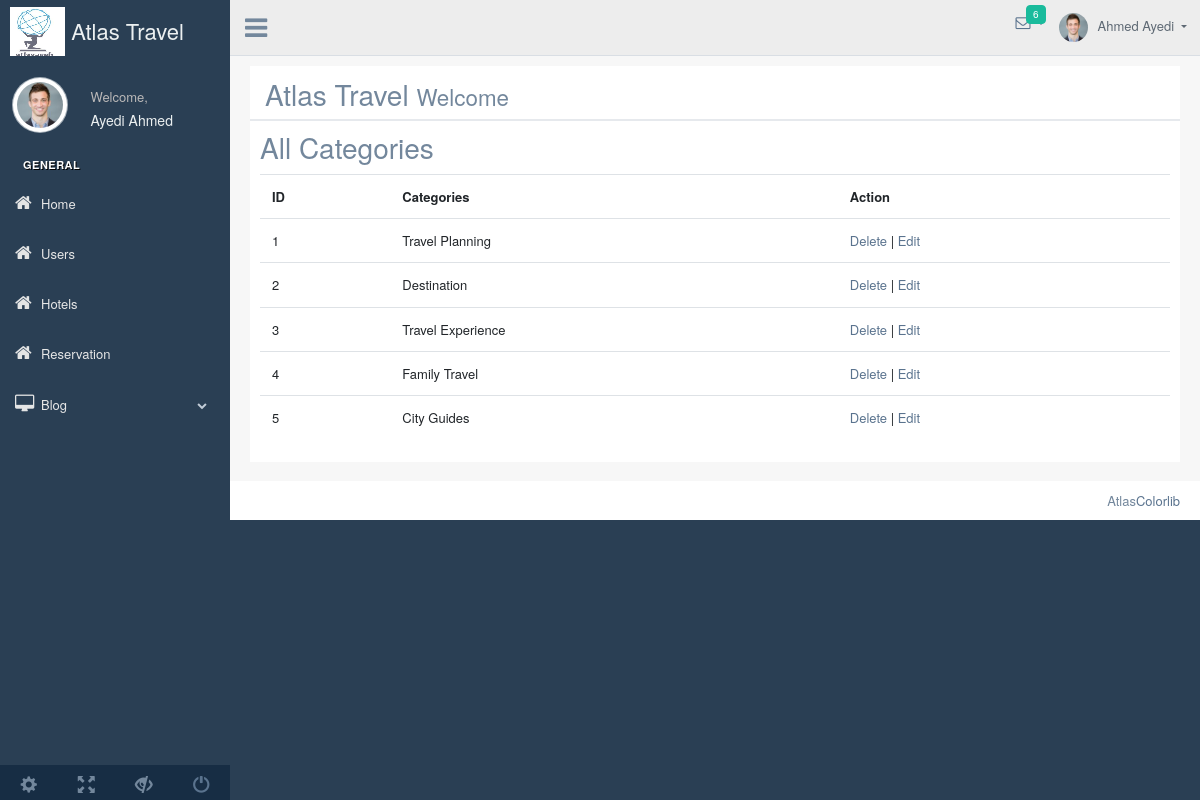
/back/production/categories.php, run on the app's committed database.
### tables this page shows
CREATE TABLE `categories` (
  `cat_id` int(11) NOT NULL,
  `title` varchar(100) DEFAULT NULL,
  `deletedAt` timestamp NULL DEFAULT NULL,
  `last_modified` varchar(50) NOT NULL,
  `deletedBy` varchar(50) NOT NULL
);

### back/production/categories.php (the view, shortened to what this page needs)
<!DOCTYPE html>
<html lang="en">
  <head>
    <link href="../vendors/bootstrap/dist/css/bootstrap.min.css" rel="stylesheet">
    <link href="../vendors/font-awesome/css/font-awesome.min.css" rel="stylesheet">
    <link href="../vendors/nprogress/nprogress.css" rel="stylesheet">
    <link href="../vendors/iCheck/skins/flat/green.css" rel="stylesheet">
    <link href="../vendors/bootstrap-progressbar/css/bootstrap-progressbar-3.3.4.min.css" rel="stylesheet">
    <link href="../vendors/jqvmap/dist/jqvmap.min.css" rel="stylesheet"/>
    <link href="../vendors/bootstrap-daterangepicker/daterangepicker.css" rel="stylesheet">
    <link href="../build/css/custom.min.css" rel="stylesheet">
  </head>
  <body class="nav-md">
    <div class="container body">
      <div class="main_container">
        <div class="col-md-3 left_col">
          <div class="left_col scroll-view">
            <div class="navbar nav_title" style="border: 0;">
              <a href="index.php" class="site_title"><img src="images/ahmed.ico"> <span>Atlas Travel </span></a>
            </div>
            <div class="profile clearfix">
              <div class="profile_pic">
                <img src="images/img.jpg" alt="..." class="img-circle profile_img">
              </div>
              <div class="profile_info">
                <span>Welcome,</span>
                <h2>Ayedi Ahmed</h2>
              </div>
            </div>
            <br />
            <div id="sidebar-menu" class="main_menu_side hidden-print main_menu">
              <div class="menu_section">
                <h3>General</h3>
                <ul class="nav side-menu">
                  <li><a href="index.php"><i class="fa fa-home"></i>Home</a>
                  </li>
                  <li><a href="#"><i class="fa fa-home"></i>Users</a>
                  </li>
                  <li><a href="#"><i class="fa fa-home"></i>Hotels</a>
                  </li>
                  <li><a href="#"><i class="fa fa-home"></i>Reservation</a>
                  </li>
                  <li><a><i class="fa fa-desktop"></i>Blog <span class="fa fa-chevron-down"></span></a>
                  </li>
                </ul>
              </div>
                 </div>
            <div class="sidebar-footer hidden-small">
              <a data-toggle="tooltip" data-placement="top" title="Settings">
                <span class="glyphicon glyphicon-cog" aria-hidden="true"></span>
              </a>
              <a data-toggle="tooltip" data-placement="top" title="FullScreen">
                <span class="glyphicon glyphicon-fullscreen" aria-hidden="true"></span>
              </a>
              <a data-toggle="tooltip" data-placement="top" title="Lock">
                <span class="glyphicon glyphicon-eye-close" aria-hidden="true"></span>
              </a>
              <a data-toggle="tooltip" data-placement="top" title="Logout" href="login.html">
                <span class="glyphicon glyphicon-off" aria-hidden="true"></span>
              </a>
            </div>
          </div>
        </div>
        <div class="top_nav">
          <div class="nav_menu">
              <div class="nav toggle">
                <a id="menu_toggle"><i class="fa fa-bars"></i></a>
              </div>
              <nav class="nav navbar-nav">
              <ul class=" navbar-right">
                <li class="nav-item dropdown open" style="padding-left: 15px;">
                  <a href="javascript:;" class="user-profile dropdown-toggle" aria-haspopup="true" id="navbarDropdown" data-toggle="dropdown" aria-expanded="false">
                    <img src="images/img.jpg" alt="">Ahmed Ayedi
                  </a>
                </li>
                <li role="presentation" class="nav-item dropdown open">
                  <a href="javascript:;" class="dropdown-toggle info-number" id="navbarDropdown1" data-toggle="dropdown" aria-expanded="false">
                    <i class="fa fa-envelope-o"></i>
                    <span class="badge bg-green">6</span>
                  </a>
                </li>
              </ul>
            </nav>
          </div>
        </div>
        <div class="right_col" role="main">
          <div class="row">
            <div class="col-md-12 col-sm-12 ">
              <div class="dashboard_graph">
                <div class="row x_title">
                  <div class="col-md-6">
                    <h3>Atlas Travel <small>Welcome </small></h3>
                  </div>
                </div>
               <div class="box-header">
              <h3 class="box-title">All Categories</h3>
            </div>
            <div class="box-body table-responsive no-padding">
              <table class="table table-hover">
                <tr>
                  <th>ID</th>
                  <th>Categories</th>
                  <th>Action</th>
                </tr>
                <?php
                    require 'config.php';
                    $statement="select * from categories where deletedAt is null order by cat_id asc";
                    $result = mysqli_query($conn, $statement);
                    if (mysqli_num_rows($result) > 0)
                    {
                        while($row = mysqli_fetch_assoc($result))
                        {
                          echo "<tr>";
                          echo "<td>".$row['cat_id']."</td>";
                          echo "<td>".$row['title']."</td>";
                          echo "<td><a href=\"delete-categories.php?cat_id=$row[cat_id]\" onClick=\"return confirm('Are you sure you want to delete?')\">Delete</a> | <a href=\"edit-categories.php?cat_id=$row[cat_id]\">Edit</a></td>";
                          echo "</tr>";
                        }
                    }
                    else
                    {
                        echo "Nothing found in db";
                    }
                ?>
              </table>
            </div>
              </div>
            </div>
          </div>
          <br />
        </div>
        <footer>
          <div class="pull-right">
            Atlas<a href="https://colorlib.com">Colorlib</a>
          </div>
          <div class="clearfix"></div>
        </footer>
      </div>
    </div>
  </body>
</html>

### data on the page
categories: cat_id "1", title "Travel Planning"
categories: cat_id "2", title "Destination"
categories: cat_id "3", title "Travel Experience"
categories: cat_id "4", title "Family Travel"
categories: cat_id "5", title "City Guides"
